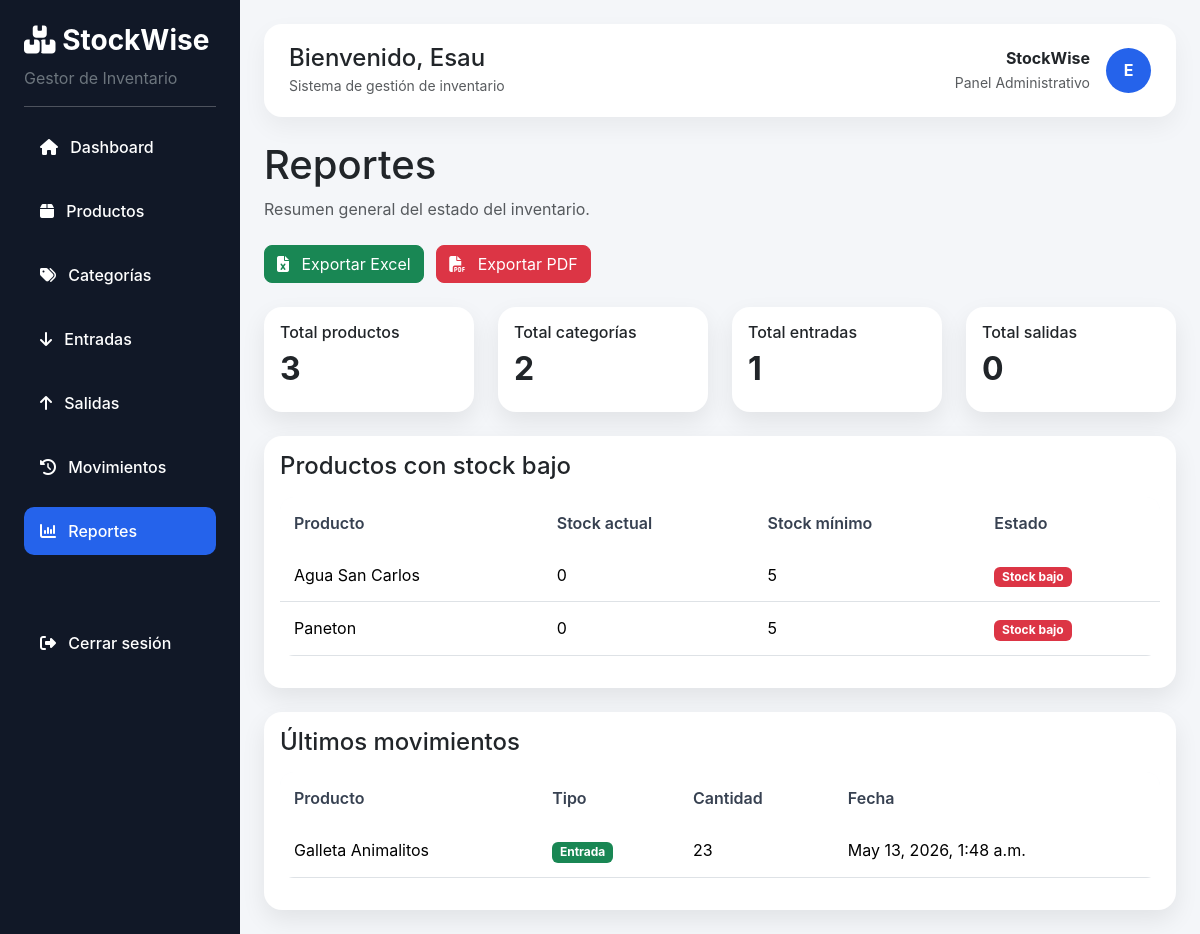
The page /reportes/ (signed in) on the database its author committed.
### productos/models.py (models this page shows, shortened)
class Producto(models.Model):
    nombre = models.CharField(max_length=100)
    descripcion = models.TextField(blank=True)
    precio = models.DecimalField(max_digits=10, decimal_places=2)
    stock = models.IntegerField(default=0)
    stock_minimo = models.IntegerField(default=5)
    categoria = models.ForeignKey(Categoria, on_delete=models.CASCADE)

### inventario/models.py (models this page shows, shortened)
class MovimientoStock(models.Model):
    TIPO_CHOICES = [
        ('ENTRADA', 'Entrada'),
        ('SALIDA', 'Salida'),
    ]
    producto = models.ForeignKey(Producto, on_delete=models.CASCADE)
    usuario = models.ForeignKey(User, on_delete=models.SET_NULL, null=True, blank=True)
    tipo = models.CharField(max_length=10, choices=TIPO_CHOICES)
    cantidad = models.PositiveIntegerField()
    fecha = models.DateTimeField(auto_now_add=True)
    descripcion = models.CharField(max_length=200, blank=True)

### reportes/views.py (the view)
# urls.py: path('reportes/', include('reportes.urls')),
@login_required(login_url='login')
def reportes(request):
    total_productos = Producto.objects.count()
    total_categorias = Categoria.objects.count()
    total_entradas = MovimientoStock.objects.filter(
        tipo='ENTRADA'
    ).count()
    total_salidas = MovimientoStock.objects.filter(
        tipo='SALIDA'
    ).count()
    productos_stock_bajo = Producto.objects.filter(
        stock__lte=5
    )
    ultimos_movimientos = MovimientoStock.objects.order_by(
        '-fecha'
    )[:10]
    return render(request, 'reportes/reportes.html', {
        'total_productos': total_productos,
        'total_categorias': total_categorias,
        'total_entradas': total_entradas,
        'total_salidas': total_salidas,
        'productos_stock_bajo': productos_stock_bajo,
        'ultimos_movimientos': ultimos_movimientos,
    })

### templates/reportes/reportes.html (shortened to what this page needs)
{% extends 'base.html' %}
{% block content %}
<div class="mb-4">
    <h1>Reportes</h1>
    <p class="text-muted">Resumen general del estado del inventario.</p>
</div>
<a href="{% url 'exportar_excel' %}" class="btn btn-success rounded-3 mb-4">
    <i class="fa-solid fa-file-excel me-2"></i>
    Exportar Excel
</a>
<a href="{% url 'exportar_pdf' %}"
   class="btn btn-danger rounded-3 mb-4 ms-2">
    <i class="fa-solid fa-file-pdf me-2"></i>
    Exportar PDF
</a>
<div class="row g-4 mb-4">
    <div class="col-md-3">
        <div class="card dashboard-card h-100">
            <div class="card-body">
                <h6>Total productos</h6>
                <h2>{{ total_productos }}</h2>
            </div>
        </div>
    </div>
    <div class="col-md-3">
        <div class="card dashboard-card h-100">
            <div class="card-body">
                <h6>Total categorías</h6>
                <h2>{{ total_categorias }}</h2>
            </div>
        </div>
    </div>
    <div class="col-md-3">
        <div class="card dashboard-card h-100">
            <div class="card-body">
                <h6>Total entradas</h6>
                <h2>{{ total_entradas }}</h2>
            </div>
        </div>
    </div>
    <div class="col-md-3">
        <div class="card dashboard-card h-100">
            <div class="card-body">
                <h6>Total salidas</h6>
                <h2>{{ total_salidas }}</h2>
            </div>
        </div>
    </div>
</div>
<div class="card dashboard-card mb-4">
    <div class="card-body">
        <h4>Productos con stock bajo</h4>
        <table class="table table-hover align-middle mt-3">
            <thead>
                <tr>
                    <th>Producto</th>
                    <th>Stock actual</th>
                    <th>Stock mínimo</th>
                    <th>Estado</th>
                </tr>
            </thead>
            <tbody>
                {% for producto in productos_stock_bajo %}
                <tr>
                    <td>{{ producto.nombre }}</td>
                    <td>{{ producto.stock }}</td>
                    <td>{{ producto.stock_minimo }}</td>
                    <td>
                        <span class="badge bg-danger">Stock bajo</span>
                    </td>
                </tr>
                {% empty %}
                <tr>
                    <td colspan="4" class="text-center">
                        No hay productos con stock bajo.
                    </td>
                </tr>
                {% endfor %}
            </tbody>
        </table>
    </div>
</div>
<div class="card dashboard-card">
    <div class="card-body">
        <h4>Últimos movimientos</h4>
        <table class="table table-hover align-middle mt-3">
            <thead>
                <tr>
                    <th>Producto</th>
                    <th>Tipo</th>
                    <th>Cantidad</th>
                    <th>Fecha</th>
                </tr>
            </thead>
            <tbody>
                {% for movimiento in ultimos_movimientos %}
                <tr>
                    <td>{{ movimiento.producto.nombre }}</td>
                    <td>
                        {% if movimiento.tipo == 'ENTRADA' %}
                            <span class="badge bg-success">Entrada</span>
                        {% else %}
                            <span class="badge bg-danger">Salida</span>
                        {% endif %}
                    </td>
                    <td>{{ movimiento.cantidad }}</td>
                    <td>{{ movimiento.fecha }}</td>
                </tr>
                {% empty %}
                <tr>
                    <td colspan="4" class="text-center">
                        No hay movimientos registrados.
                    </td>
                </tr>
                {% endfor %}
            </tbody>
        </table>
    </div>
</div>
{% endblock %}

### templates/base.html (shortened to what this page needs)
{% load static %}
<!DOCTYPE html>
<html lang="es">
<head>
    <link href="https://cdn.jsdelivr.net/npm/bootstrap@5.3.3/dist/css/bootstrap.min.css" rel="stylesheet">
    <link rel="stylesheet" href="https://cdnjs.cloudflare.com/ajax/libs/font-awesome/6.5.1/css/all.min.css">
    <link rel="stylesheet" href="{% static 'css/styles.css' %}">
</head>
<body>
    <div class="d-flex">
        <aside class="sidebar text-white p-4">
            <h3 class="fw-bold">
                <i class="fa-solid fa-boxes-stacked"></i>
                StockWise
            </h3>
            <p class="text-secondary">
                Gestor de Inventario
            </p>
            <hr>
            <ul class="nav flex-column">
                <li class="nav-item mb-2">
                    <a href="{% url 'dashboard' %}"
                        class="nav-link text-white {% if request.path == '/' %}active{% endif %}">
                        <i class="fa-solid fa-house me-2"></i>
                        Dashboard
                    </a>
                </li>
                <li class="nav-item mb-2">
                    <a href="{% url 'lista_productos' %}"
                        class="nav-link text-white {% if '/productos/' in request.path and '/categorias/' not in request.path %}active{% endif %}">
                        <i class="fa-solid fa-box me-2"></i>
                        Productos
                    </a>
                </li>
                <li class="nav-item mb-2">
                    <a href="{% url 'lista_categorias' %}"
                        class="nav-link text-white {% if '/categorias/' in request.path %}active{% endif %}">
                        <i class="fa-solid fa-tags me-2"></i>
                        Categorías
                    </a>
                </li>
                <li class="nav-item mb-2">
                    <a href="{% url 'crear_entrada' %}"
                        class="nav-link text-white {% if '/entrada/' in request.path %}active{% endif %}">
                        <i class="fa-solid fa-arrow-down me-2"></i>
                        Entradas
                    </a>
                </li>
                <li class="nav-item mb-2">
                    <a href="{% url 'crear_salida' %}"
                        class="nav-link text-white {% if '/salida/' in request.path %}active{% endif %}">
                        <i class="fa-solid fa-arrow-up me-2"></i>
                        Salidas
                    </a>
                </li>
                <li class="nav-item mb-2">
                    <a href="{% url 'lista_movimientos' %}"
                        class="nav-link text-white {% if '/inventario/' in request.path %}active{% endif %}">
                        <i class="fa-solid fa-clock-rotate-left me-2"></i>
                        Movimientos
                    </a>
                </li>
                <li class="nav-item mb-2">
                    <a href="{% url 'reportes' %}"
                        class="nav-link text-white {% if '/reportes/' in request.path %}active{% endif %}">
                        <i class="fa-solid fa-chart-column me-2"></i>
                        Reportes
                    </a>
                </li>
                <li class="nav-item mt-5">
                    <a href="{% url 'logout' %}" class="nav-link text-white">
                        <i class="fa-solid fa-right-from-bracket me-2"></i>
                        Cerrar sesión
                    </a>
                </li>
            </ul>
        </aside>
        <main class="p-4 flex-grow-1">
            <div class="topbar mb-4">
                <div class="d-flex justify-content-between align-items-center">
                    <div>
                        <h4 class="mb-0">
                            Bienvenido, {{ request.user.username }}
                        </h4>
                        <small class="text-muted">
                            Sistema de gestión de inventario
                        </small>
                    </div>
                    <div class="d-flex align-items-center gap-3">
                        <div class="text-end">
                            <strong>StockWise</strong><br>
                            <small class="text-muted">
                                Panel Administrativo
                            </small>
                        </div>
                        <div class="avatar-circle">
                            {{ request.user.username|first|upper }}
                        </div>
                    </div>
                </div>
            </div>
            <div class="content-wrapper">
                {% block content %}
                {% endblock %}
            </div>
        </main>
    </div>
</body>
</html>

### static/css/styles.css (style rules this page uses)
body { font-family: 'Inter', Arial, sans-serif; background-color: #f4f6f9; }
.sidebar { background: #111827; min-height: 100vh; width: 240px; min-width: 240px; flex-shrink: 0; }
.sidebar .nav-link { border-radius: 10px; padding: 12px 16px; margin-bottom: 8px; font-weight: 500; }
.sidebar .nav-link.active { background: #2563eb; }
.dashboard-card { border: none; border-radius: 18px; box-shadow: 0 10px 25px rgba(0, 0, 0, 0.08); }
.dashboard-card h2 { font-weight: 700; }
.content-wrapper { max-width: 1400px; margin: 0 auto; }
.topbar { background: white; padding: 20px 25px; border-radius: 18px; box-shadow: 0 10px 25px rgba(0, 0, 0, 0.05); }
.avatar-circle { width: 45px; height: 45px; background: #2563eb; color: white; border-radius: 50%; display: flex; align-items: center; justify-content: center; font-weight: bold; }
.dashboard-card { transition: transform 0.2s ease, box-shadow 0.2s ease; }
.table { border-radius: 14px; overflow: hidden; }
.table thead { background-color: #f8fafc; }
.table thead th { font-weight: 600; color: #374151; border-bottom: none; }
.table tbody tr { transition: background-color 0.2s ease; }
.table td, .table th { vertical-align: middle; padding: 14px; }

### rows shown on the page
Producto: nombre "Agua San Carlos", stock "0", stock_minimo "5"
Producto: nombre "Paneton", stock "0", stock_minimo "5"
MovimientoStock: producto.nombre "Galleta Animalitos", tipo "Entrada", cantidad "23", fecha "May 13, 2026, 1:48 a.m."

### other values the page prints
{{ request.user.username }} "Esau"
{{ request.user.username|first|upper }} "E"
{{ total_productos }} "3"
{{ total_categorias }} "2"
{{ total_entradas }} "1"
{{ total_salidas }} "0"
